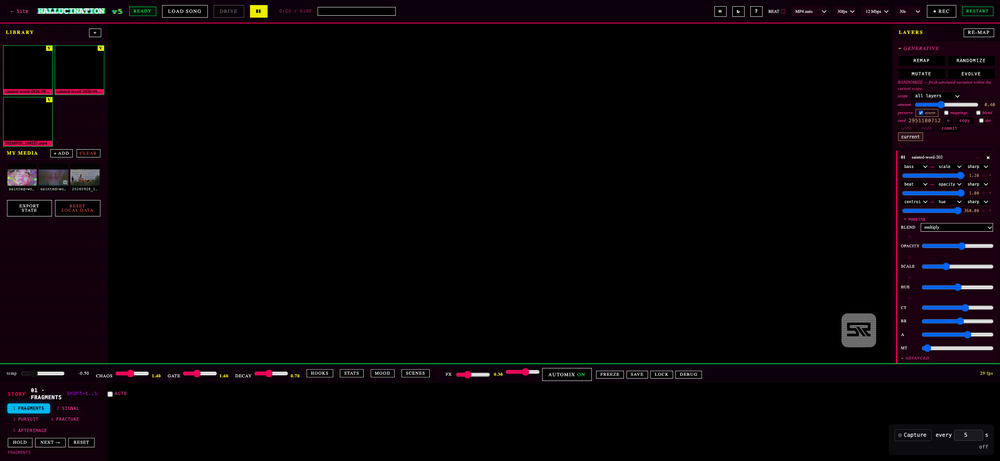
#> input picture hallucination.png, 1000 x 461 px, shrunk from 2560 x 1180 before the run
$ python watermark-extractor.py ../hallucination.png
#> lines starting #> are read from the running program, lines starting #| are printed output that depends on the picture; after the words box and inside, x2 and y2 are one past the last pixel; in counts of white or black regions, pixels touching at a corner belong together
#!/usr/bin/env python3
# lib/watermark-extractor.py — Extract logos as single-color transparent PNGs.
#
# Usage:
#   python3 lib/watermark-extractor.py input.png --output logo.png
#   python3 lib/watermark-extractor.py input.png --white-on-black   # white logo, black bg
#   python3 lib/watermark-extractor.py input.png --black-on-white   # black logo, white bg
#   python3 lib/watermark-extractor.py input.png --extract-grid --cols 4 --rows 2

import sys
import argparse
from pathlib import Path
from PIL import Image, ImageOps

def extract_as_alpha(input_path, output_path, threshold=240, invert=False):
    """Extract bright/dark areas as alpha transparency."""
#> called with threshold = 240, invert = False
    img = Image.open(input_path)
#> img is the input picture: PIL image 1000x461 RGB; mean R, G, B 8.3, 4.4, 7.4
    if img.mode != 'RGBA':
        img = img.convert('RGBA')
#> img: PIL image 1000x461 RGBA

    pixels = img.load()
    width, height = img.size
#> width = 1000; height = 461
    alpha = Image.new('L', img.size, 0)
#> alpha: PIL image 1000x461 L; every value is 0
    alpha_pixels = alpha.load()

    for y in range(height):
        for x in range(width):
            r, g, b, a = pixels[x, y]
            brightness = (r + g + b) / 3

            if invert:
                alpha_val = 255 if brightness < threshold else 0
            else:
                alpha_val = 255 if brightness > threshold else 0

            alpha_pixels[x, y] = alpha_val

    img.putalpha(alpha)
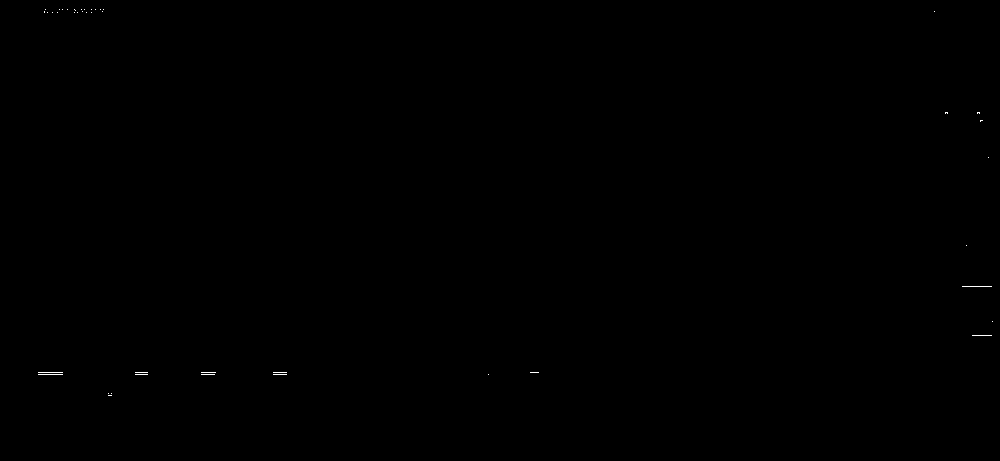
#> alpha: PIL image 1000x461 L; 0.05% white in thin lines or dots, all inside (x1, y1, x2, y2) = (38, 9, 993, 396)
    return img

# [63 lines left out: functions make_single_color, extract_from_grid, not called in this run]

def main():
    parser = argparse.ArgumentParser(description="Extract logos as single-color transparent PNGs")
    parser.add_argument("input", help="Input image file")
    parser.add_argument("--output", "-out", "-o", help="Output PNG file")
    parser.add_argument("--threshold", "-t", type=int, default=240, help="Brightness threshold 0-255")
    parser.add_argument("--invert", "-i", action="store_true", help="Invert: extract dark areas")

    # Single color options
    parser.add_argument("--white-on-black", action="store_true", help="White logo on black background")
    parser.add_argument("--black-on-white", action="store_true", help="Black logo on white background")
    parser.add_argument("--white", action="store_true", help="White logo on transparent")
    parser.add_argument("--black", action="store_true", help="Black logo on transparent")

    # Grid extraction
    parser.add_argument("--extract-grid", action="store_true", help="Extract from grid layout")
    parser.add_argument("--cols", type=int, default=4, help="Columns in grid")
    parser.add_argument("--rows", type=int, default=2, help="Rows in grid")
    parser.add_argument("--output-dir", default="logos-extracted", help="Output directory for grid extraction")

    args = parser.parse_args()

    input_path = Path(args.input)
    if not input_path.exists():
        print(f"[watermark] Error: File not found: {input_path}", file=sys.stderr)
        return 1

    # Grid extraction mode
    if args.extract_grid:
        extract_from_grid(input_path, args.output_dir, args.cols, args.rows, args.threshold)
        return 0

    # Single image mode
    # Determine colors
    if args.white_on_black:
        color, bg = 'white', 'black'
    elif args.black_on_white:
        color, bg = 'black', 'white'
    elif args.white:
        color, bg = 'white', 'transparent'
    elif args.black:
        color, bg = 'black', 'transparent'
    else:
        # Default: just extract alpha
        color, bg = None, None

    # Extract alpha
    img = extract_as_alpha(input_path, None, args.threshold, args.invert)

    # Apply color if specified
    if color:
        img = make_single_color(img, color, bg)

    # Determine output path
    if args.output:
        output_path = Path(args.output)
    else:
        suffix = f"_{color}" if color else "_alpha"
#> (the run stopped early here; a loop or call above may not have finished)
